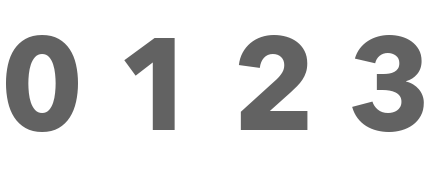
#> input picture design/0123.png, 432 x 178 px
$ python crop_score_digits.py
#> lines starting #> are read from the running program, lines starting #| are printed output that depends on the picture; after the words box and inside, x2 and y2 are one past the last pixel; in counts of white or black regions, pixels touching at a corner belong together
"""Splits design/0123.png (digits 0-3, hand-exported from GIMP as the source
for the under-ice score filigrane, see conversation) into 4 individual
transparent PNGs, one per digit.

Cropped on real alpha (no flood-fill/color-key needed, the source already has
clean transparency). Each digit gets its own horizontal bounding box, but all
4 share the same vertical crop range (the union of every glyph's vertical
extent) so they stay baseline-aligned when swapped in at runtime — cropping
each digit to its own tight vertical bbox independently would let a glyph
without a descender/ascender (e.g. "1" vs "2") drift relative to the others.

Usage: python3 scripts/crop_score_digits.py
"""
from pathlib import Path
import numpy as np
from PIL import Image
from scipy import ndimage

ROOT = Path(__file__).resolve().parent.parent
SRC = ROOT / "design" / "0123.png"
OUT_DIR = ROOT / "design" / "score-digits"
PAD = 6  # px margin kept around each glyph, in source-image pixels


def main():
    im = Image.open(SRC).convert("RGBA")
#> im is the input picture: PIL image 432x178 RGBA; mean R, G, B, A 19.8, 19.8, 19.8, 48.8
    a = np.array(im)
    alpha = a[..., 3]
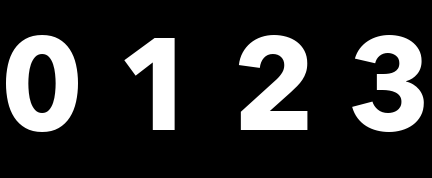
#> alpha: shape (178, 432); min 0, max 255, mean 48.8
    mask = alpha > 10
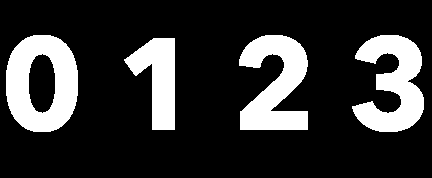
#> mask: shape (178, 432) bool; 20% white; 4 white regions, box (x1, y1, x2, y2) and area: (6, 35, 78, 132) 4583, (239, 35, 308, 130) 4107, (352, 35, 424, 132) 4043, (124, 38, 175, 130) 2671

    lbl, n = ndimage.label(mask)
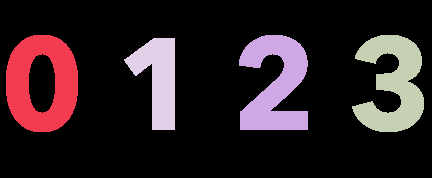
#> lbl: shape (178, 432) int32; 5 distinct labels, from 0 to 4; one colour per label, 0 black
#> n = 4
    if n != 4:
        raise RuntimeError(f"expected 4 connected components (digits), found {n} — inspect manually")

    components = []
    for i in range(1, n + 1):
        ys, xs = np.where(lbl == i)
        components.append((xs.min(), xs.max(), ys.min(), ys.max()))
#> after the loop, components = [(6, 77, 35, 131), (239, 307, 35, 129), (352, 423, 35, 131), (124, 174, 38, 129)]
    components.sort(key=lambda c: c[0])  # left to right = 0,1,2,3

    shared_y0 = min(c[2] for c in components)
#> shared_y0 = 35
    shared_y1 = max(c[3] for c in components)
#> shared_y1 = 131

    OUT_DIR.mkdir(parents=True, exist_ok=True)
    h, w = a.shape[:2]
#> h = 178; w = 432
    for digit, (x0, x1, _, _) in enumerate(components):
        cx0 = max(0, x0 - PAD)
        cx1 = min(w, x1 + 1 + PAD)
        cy0 = max(0, shared_y0 - PAD)
        cy1 = min(h, shared_y1 + 1 + PAD)
        crop = im.crop((cx0, cy0, cx1, cy1))
        out_path = OUT_DIR / f"{digit}.png"
        crop.save(out_path)
        print(f"digit {digit}: bbox x[{x0},{x1}] shared_y[{shared_y0},{shared_y1}] -> {out_path} {crop.size}")
#> this loop made 4 passes
#> (x0, x1, cx0, cx1) on passes 1 to 4: (6, 77, 0, 84), (124, 174, 118, 181), (239, 307, 233, 314), (352, 423, 346, 430)
#| digit 0: bbox x[6,77] shared_y[35,131] -> design/score-digits/0.png (84, 109)
#| digit 1: bbox x[124,174] shared_y[35,131] -> design/score-digits/1.png (63, 109)
#| digit 2: bbox x[239,307] shared_y[35,131] -> design/score-digits/2.png (81, 109)
#| digit 3: bbox x[352,423] shared_y[35,131] -> design/score-digits/3.png (84, 109)
#> pass 1, in main, `crop = im.crop((cx0, cy0, cx1, cy1))`:
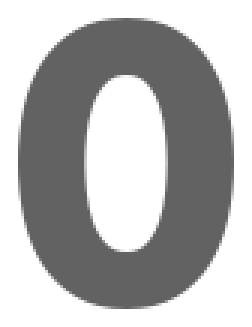
#> crop: PIL image 84x109 RGBA (shown 3 times larger); mean R, G, B, A 49.4, 49.4, 49.4, 122.6; transparent parts drawn white
#> pass 2, in main, `crop = im.crop((cx0, cy0, cx1, cy1))`:
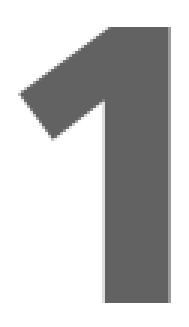
#> crop: PIL image 63x109 RGBA (shown 3 times larger); mean R, G, B, A 38.2, 38.2, 38.2, 94.5; transparent parts drawn white
#> pass 3, in main, `crop = im.crop((cx0, cy0, cx1, cy1))`:
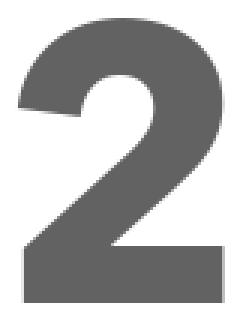
#> crop: PIL image 81x109 RGBA (shown 3 times larger); mean R, G, B, A 46, 46, 46, 114.1; transparent parts drawn white
#> after the loop:
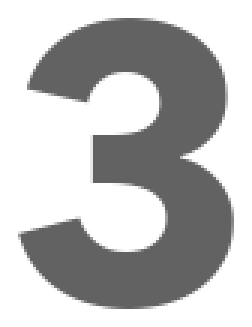
#> crop: PIL image 84x109 RGBA (shown 3 times larger); mean R, G, B, A 43.7, 43.7, 43.7, 106.8; transparent parts drawn white


if __name__ == "__main__":
    main()
